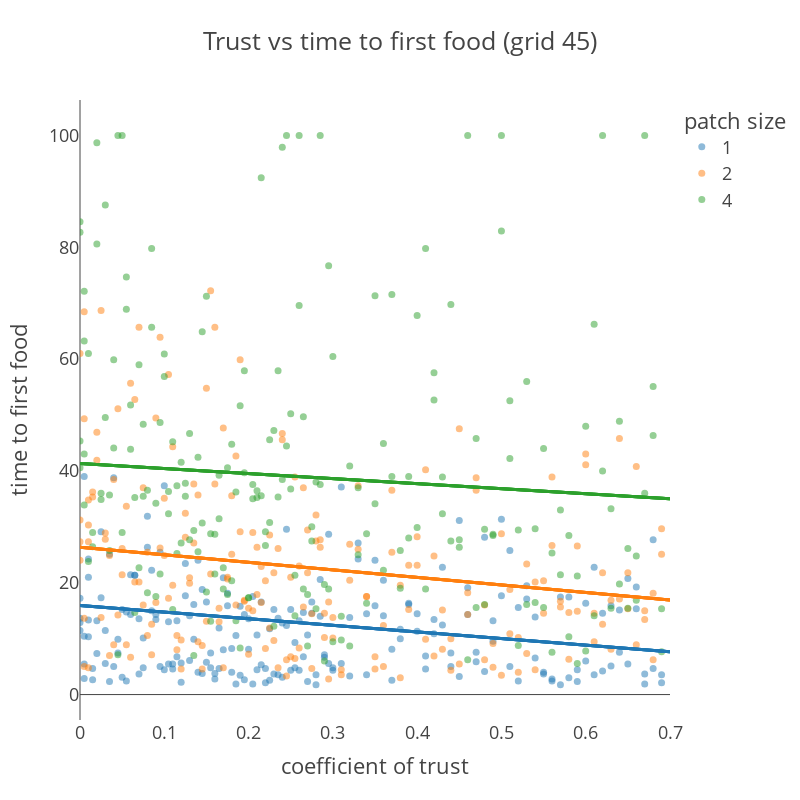

Notebook code for this chart:
### Code cell
base_means = sample45['base'].mean(axis=0)
slope_means = sample45['slope'].mean(axis=0)

trust_range = np.linspace(0, .7, 15)

line_colors = ["#1f77b4", "#ff7f0e", "#2ca02c"]

preds = []
for i in range(3):
    local_pred = base_means[i] + slope_means[i] * trust_range
    preds.append(local_pred)
    
    fig_grid45.add_shape(type="line",
    x0=trust_range[0], y0=local_pred[0], x1=trust_range[14], y1=local_pred[14],
    line=dict(
        color=line_colors[i],
        width=3,
    )
    )
    
fig_grid45.update_shapes(dict(xref='x', yref='y'))
fig_grid45.show()

print(     (impactDF_grid45['time to first food'] == 100).sum() )

### Figure 1 — Plotly figure (JSON) as saved in the notebook; plotly's stock layout.template omitted (floating-point values rounded to 4 significant figures; data arrays with more than 128 entries replaced by an {"elided": "..."} marker saying what was removed)
{"data": [{"hovertemplate": "patch size=1<br>coefficient of trust=%{x}<br>time to first food=%{y}<extra></extra>", "legendgroup": "1", "marker": {"color": "#1F77B4", "opacity": 0.5, "size": 7, "symbol": "circle"}, "mode": "markers", "name": "1", "orientation": "v", "showlegend": true, "type": "scatter", "x": {"elided": "206 float values"}, "xaxis": "x", "y": {"elided": "206 float values"}, "yaxis": "y"}, {"hovertemplate": "patch size=2<br>coefficient of trust=%{x}<br>time to first food=%{y}<extra></extra>", "legendgroup": "2", "marker": {"color": "#FF7F0E", "opacity": 0.5, "size": 7, "symbol": "circle"}, "mode": "markers", "name": "2", "orientation": "v", "showlegend": true, "type": "scatter", "x": {"elided": "206 float values"}, "xaxis": "x", "y": {"elided": "206 float values"}, "yaxis": "y"}, {"hovertemplate": "patch size=4<br>coefficient of trust=%{x}<br>time to first food=%{y}<extra></extra>", "legendgroup": "4", "marker": {"color": "#2CA02C", "opacity": 0.5, "size": 7, "symbol": "circle"}, "mode": "markers", "name": "4", "orientation": "v", "showlegend": true, "type": "scatter", "x": {"elided": "204 float values"}, "xaxis": "x", "y": {"elided": "204 float values"}, "yaxis": "y"}], "layout": {"height": 800, "legend": {"title": {"text": "patch size"}, "tracegroupgap": 0}, "shapes": [{"line": {"color": "#1f77b4", "width": 3}, "type": "line", "x0": 0, "x1": 0.7, "xref": "x", "y0": 15.94, "y1": 7.659, "yref": "y"}, {"line": {"color": "#ff7f0e", "width": 3}, "type": "line", "x0": 0, "x1": 0.7, "xref": "x", "y0": 26.33, "y1": 16.91, "yref": "y"}, {"line": {"color": "#2ca02c", "width": 3}, "type": "line", "x0": 0, "x1": 0.7, "xref": "x", "y0": 41.32, "y1": 35.01, "yref": "y"}, {"line": {"color": "#1f77b4", "width": 3}, "type": "line", "x0": 0, "x1": 0.7, "xref": "x", "y0": 15.94, "y1": 7.659, "yref": "y"}, {"line": {"color": "#ff7f0e", "width": 3}, "type": "line", "x0": 0, "x1": 0.7, "xref": "x", "y0": 26.33, "y1": 16.91, "yref": "y"}, {"line": {"color": "#2ca02c", "width": 3}, "type": "line", "x0": 0, "x1": 0.7, "xref": "x", "y0": 41.32, "y1": 35.01, "yref": "y"}, {"line": {"color": "#1f77b4", "width": 3}, "type": "line", "x0": 0, "x1": 0.7, "xref": "x", "y0": 15.94, "y1": 7.659, "yref": "y"}, {"line": {"color": "#ff7f0e", "width": 3}, "type": "line", "x0": 0, "x1": 0.7, "xref": "x", "y0": 26.33, "y1": 16.91, "yref": "y"}, {"line": {"color": "#2ca02c", "width": 3}, "type": "line", "x0": 0, "x1": 0.7, "xref": "x", "y0": 41.32, "y1": 35.01, "yref": "y"}, {"line": {"color": "#1f77b4", "width": 3}, "type": "line", "x0": 0, "x1": 0.7, "xref": "x", "y0": 15.94, "y1": 7.659, "yref": "y"}, {"line": {"color": "#ff7f0e", "width": 3}, "type": "line", "x0": 0, "x1": 0.7, "xref": "x", "y0": 26.33, "y1": 16.91, "yref": "y"}, {"line": {"color": "#2ca02c", "width": 3}, "type": "line", "x0": 0, "x1": 0.7, "xref": "x", "y0": 41.32, "y1": 35.01, "yref": "y"}], "title": {"text": "Trust vs time to first food (grid 45)"}, "width": 800, "xaxis": {"anchor": "y", "domain": [0, 1], "range": [0, 0.7], "showgrid": false, "title": {"text": "coefficient of trust"}}, "yaxis": {"anchor": "x", "domain": [0, 1], "showgrid": false, "title": {"text": "time to first food"}}}}
